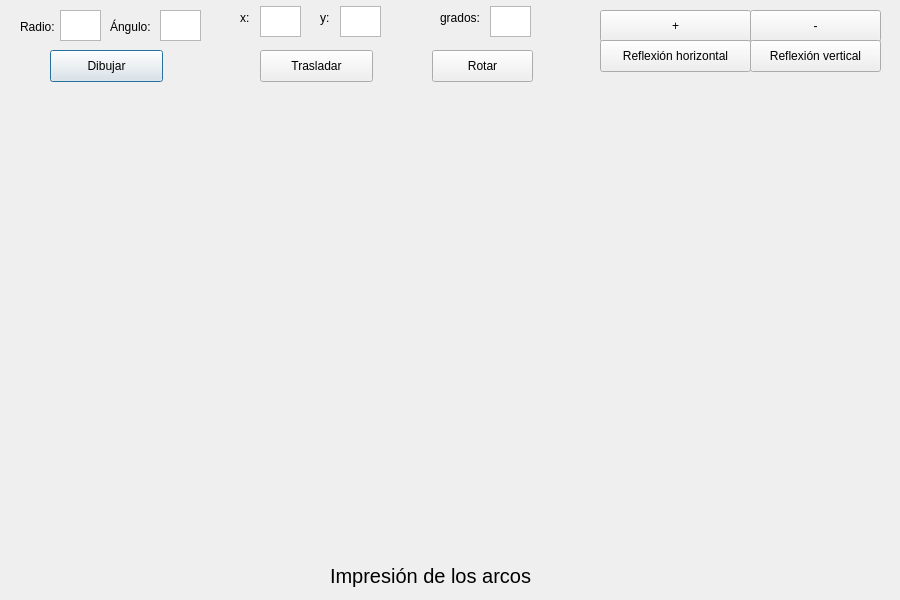
<?xml version="1.0" encoding="UTF-8"?>
<ui version="4.0">
 <class>Arcos</class>
 <widget class="QDialog" name="Arcos">
  <property name="geometry">
   <rect>
    <x>0</x>
    <y>0</y>
    <width>900</width>
    <height>600</height>
   </rect>
  </property>
  <property name="windowTitle">
   <string>Arcos</string>
  </property>
  <widget class="QLabel" name="label">
   <property name="geometry">
    <rect>
     <x>20</x>
     <y>16</y>
     <width>51</width>
     <height>21</height>
    </rect>
   </property>
   <property name="text">
    <string>Radio:</string>
   </property>
  </widget>
  <widget class="QLabel" name="label_2">
   <property name="geometry">
    <rect>
     <x>110</x>
     <y>16</y>
     <width>61</width>
     <height>21</height>
    </rect>
   </property>
   <property name="text">
    <string>Ángulo:</string>
   </property>
  </widget>
  <widget class="QTextEdit" name="boxRadio">
   <property name="geometry">
    <rect>
     <x>60</x>
     <y>10</y>
     <width>41</width>
     <height>31</height>
    </rect>
   </property>
  </widget>
  <widget class="QTextEdit" name="boxAngulo">
   <property name="geometry">
    <rect>
     <x>160</x>
     <y>10</y>
     <width>41</width>
     <height>31</height>
    </rect>
   </property>
  </widget>
  <widget class="QPushButton" name="pushButton">
   <property name="enabled">
    <bool>true</bool>
   </property>
   <property name="geometry">
    <rect>
     <x>50</x>
     <y>50</y>
     <width>113</width>
     <height>32</height>
    </rect>
   </property>
   <property name="text">
    <string>Dibujar</string>
   </property>
  </widget>
  <widget class="QLabel" name="label_3">
   <property name="geometry">
    <rect>
     <x>240</x>
     <y>10</y>
     <width>41</width>
     <height>16</height>
    </rect>
   </property>
   <property name="text">
    <string>x:</string>
   </property>
  </widget>
  <widget class="QTextEdit" name="boxXinicio">
   <property name="geometry">
    <rect>
     <x>260</x>
     <y>6</y>
     <width>41</width>
     <height>31</height>
    </rect>
   </property>
  </widget>
  <widget class="QLabel" name="label_4">
   <property name="geometry">
    <rect>
     <x>320</x>
     <y>10</y>
     <width>51</width>
     <height>16</height>
    </rect>
   </property>
   <property name="text">
    <string>y:</string>
   </property>
  </widget>
  <widget class="QTextEdit" name="boxYinicio">
   <property name="geometry">
    <rect>
     <x>340</x>
     <y>6</y>
     <width>41</width>
     <height>31</height>
    </rect>
   </property>
  </widget>
  <widget class="QPushButton" name="pushButton_2">
   <property name="geometry">
    <rect>
     <x>260</x>
     <y>50</y>
     <width>113</width>
     <height>32</height>
    </rect>
   </property>
   <property name="text">
    <string>Trasladar</string>
   </property>
  </widget>
  <widget class="QPushButton" name="pushButton_3">
   <property name="geometry">
    <rect>
     <x>432</x>
     <y>50</y>
     <width>101</width>
     <height>32</height>
    </rect>
   </property>
   <property name="text">
    <string>Rotar</string>
   </property>
  </widget>
  <widget class="QPushButton" name="pushButton_4">
   <property name="geometry">
    <rect>
     <x>600</x>
     <y>10</y>
     <width>151</width>
     <height>32</height>
    </rect>
   </property>
   <property name="text">
    <string>+</string>
   </property>
  </widget>
  <widget class="QPushButton" name="pushButton_5">
   <property name="geometry">
    <rect>
     <x>750</x>
     <y>10</y>
     <width>131</width>
     <height>32</height>
    </rect>
   </property>
   <property name="text">
    <string>-</string>
   </property>
  </widget>
  <widget class="QPushButton" name="pushButton_6">
   <property name="geometry">
    <rect>
     <x>600</x>
     <y>40</y>
     <width>151</width>
     <height>32</height>
    </rect>
   </property>
   <property name="text">
    <string>Reflexión horizontal</string>
   </property>
  </widget>
  <widget class="QPushButton" name="pushButton_7">
   <property name="geometry">
    <rect>
     <x>750</x>
     <y>40</y>
     <width>131</width>
     <height>32</height>
    </rect>
   </property>
   <property name="text">
    <string>Reflexión vertical</string>
   </property>
  </widget>
  <widget class="QTextEdit" name="boxGrados">
   <property name="geometry">
    <rect>
     <x>490</x>
     <y>6</y>
     <width>41</width>
     <height>31</height>
    </rect>
   </property>
  </widget>
  <widget class="QLabel" name="label_5">
   <property name="geometry">
    <rect>
     <x>440</x>
     <y>10</y>
     <width>51</width>
     <height>16</height>
    </rect>
   </property>
   <property name="text">
    <string>grados:</string>
   </property>
  </widget>
  <widget class="QLabel" name="label_6">
   <property name="geometry">
    <rect>
     <x>330</x>
     <y>550</y>
     <width>211</width>
     <height>51</height>
    </rect>
   </property>
   <property name="font">
    <font>
     <pointsize>15</pointsize>
    </font>
   </property>
   <property name="text">
    <string>Impresión de los arcos</string>
   </property>
  </widget>
 </widget>
 <resources/>
 <connections/>
</ui>
